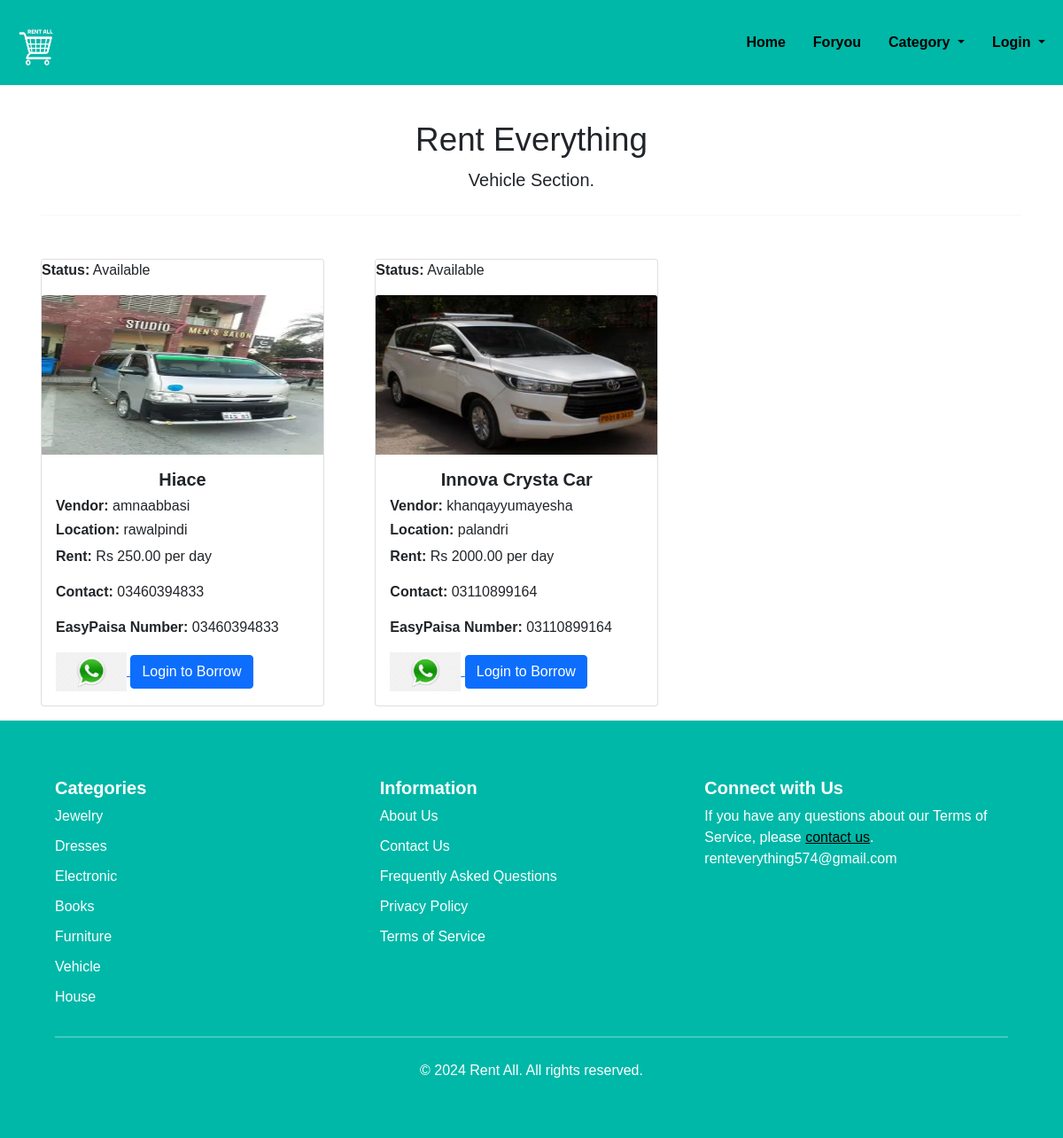
Page /vehicle/ on the committed database.
### home/models.py (models this page shows, shortened)
class Car(models.Model):
    CATEGORY_CHOICES = [
        ('jewelry', 'Jewelry'),
        ('books', 'Books'),
        ('furniture', 'Furniture'),
        ('electronics', 'Electronics'),
        ('dresses', 'Dresses'),
        ('house', 'House'),
        ('vehicle', 'Vehicle'),
    ]
    name = models.CharField(max_length=255)
    location = models.CharField(max_length=255)
    image = models.ImageField(upload_to='images/')
    capacity = models.IntegerField()
    rent = models.DecimalField(max_digits=10, decimal_places=2)
    category = models.CharField(max_length=50, choices=CATEGORY_CHOICES, default='jewelry')
    car_dealer = models.ForeignKey(CarDealer, on_delete=models.CASCADE)
    is_available = models.BooleanField(default=True)  # Add this line

class CarDealer(models.Model):
    car_dealer = models.OneToOneField(User, on_delete=models.CASCADE)
    phone =  models.CharField(validators = [MinLengthValidator(10), MaxLengthValidator(15)], max_length = 15)
    location = models.ForeignKey(Location, on_delete=models.PROTECT)
    earnings = models.IntegerField(default=0)
    type = models.CharField(max_length=20, blank=True)
    easypaisa_number = models.CharField(max_length=15)
    def __str__(self):
        return str(self.car_dealer)

class Location(models.Model):
    location = models.CharField(max_length=50)
    latitude = models.DecimalField(max_digits=9, decimal_places=6, null=True, blank=True)
    longitude = models.DecimalField(max_digits=9, decimal_places=6, null=True, blank=True)
    def __str__(self):
        return self.location

### home/views.py (the view, shortened to what this page needs)
# urls.py: path('vehicle/', views.vehicle, name='vehicle'),
def vehicle(request):
    vehicle_items = Car.objects.filter(category='vehicle')
    login = request.user.is_authenticated
    customer_city = None
    distances = [None] * vehicle_items.count()
    vehicle_with_distances_and_status = []
    for vehicle, distance in zip(vehicle_items, distances):
        incomplete_order = Order.objects.filter(car=vehicle, is_complete=False).exists()
        status = 'Rented' if incomplete_order else 'Available'
        vehicle_with_distances_and_status.append((vehicle, distance, status))
    return render(request, 'vehicle.html', {
        'vehicle_with_distances_and_status': vehicle_with_distances_and_status,
        'login': login,
        'customer_city': customer_city
    })

### home/templates/vehicle.html (shortened to what this page needs)
{% extends 'base.html' %}
{% block css %}
{% load static %}
{% endblock %}
{% block body %}
<div class="container mt-4">
    <div>
        <center>
            <h1 class="display-4 bold-black" style="font-size: 2.3rem;">Rent Everything</h1>
            <p class="lead">Vehicle Section.</p>
        </center>
        <hr class="my-4">
    </div>
    <div class="row mt-4">
        {% for vehicle, distance, status in vehicle_with_distances_and_status %}
        <div class="col-sm-4 mt-4">
            <div class="card" style="width: 20rem;">
                <p class="card-text"><b>Status:</b> {{ status }}</p>
                <img class="card-img-top" src="/media/{{ vehicle.image }}" alt="Card image cap" style="height: 180px;">
                <div class="card-body">
                    <h5 class="card-title"><b><center>{{vehicle.name}}</center></b></h5>
                    <h6 class="card-text"><b>Vendor:</b> {{vehicle.car_dealer}}</h6>
                    <h6 class="card-text"><b>Location: </b>{{vehicle.car_dealer.location}}</h6>
                    <p class="card-text"><b>Rent:</b> Rs {{vehicle.rent}} per day</p>
                    <p class="card-text"><b>Contact:</b> {{ vehicle.car_dealer.phone }}</p>
                    <p class="card-text"><b>EasyPaisa Number: </b>{{ vehicle.car_dealer.easypaisa_number }}</p>
                    <a href="https://wa.me/{{ vehicle.car_dealer.easypaisa_number }}?text=I'm%20interested%20in%20your%20{{vehicle.name}}%20for%20rent" target="_blank" class="whatsapp">
                        <img src="{% static 'images/whatsapp.png' %}" width="80px" />
                    </a>
                    {% if login %}
                    <form action="/car_rent/" method="post">
                        {% csrf_token %}
                        <input type="hidden" name="id" value="{{vehicle.id}}">
                        <input class="btn btn-dark" type="submit" value="Borrow">
                    </form>
                    {% else %}
                    <a href="{% url 'customer_login' %}" class="btn btn-primary">Login to Borrow</a>
                    {% endif %}
                </div>
            </div>
        </div>
        {% endfor %}
    </div>
</div>
{% endblock %}

### static/style.css (style rules this page uses)
* { box-sizing: border-box; margin: 0; padding: 0; }
body { font-family: 'Nunito', sans-serif; font-weight: 400; font-size: 100%; background: #F1F1F1; }
*, html { --primaryGradient: linear-gradient(93.12deg, #581B98 0.52%, #9C1DE7 100%); --secondaryGradient: linear-gradient(268.91deg, #581B98 -2.14%, #9C1DE7 99.69%); --primaryBoxShadow: 0px 10px 15px rgba(0, 0, 0, 0.1); --secondaryBoxShadow: 0px -10px 15px rgba(0, 0, 0, 0.1); --primary: #581B98; }

### home/templates/footer.html (style rules this page uses)
body { font-family: Arial, Helvetica, sans-serif; background-color: #ffffff; }
* { box-sizing: border-box; }
hr { border: 1px solid #f1f1f1; margin-bottom: 25px; }
.container { padding: 16px; }

### rows in the picture
Car: status "Available", image (picture), name "Hiace", car_dealer "amnaabbasi", car_dealer.location "rawalpindi", rent "250.00", car_dealer.phone "03460394833", car_dealer.easypaisa_number "03460394833"
Car: status "Available", image (picture), name "Innova Crysta Car", car_dealer "khanqayyumayesha", car_dealer.location "palandri", rent "2000.00", car_dealer.phone "03110899164", car_dealer.easypaisa_number "03110899164"
